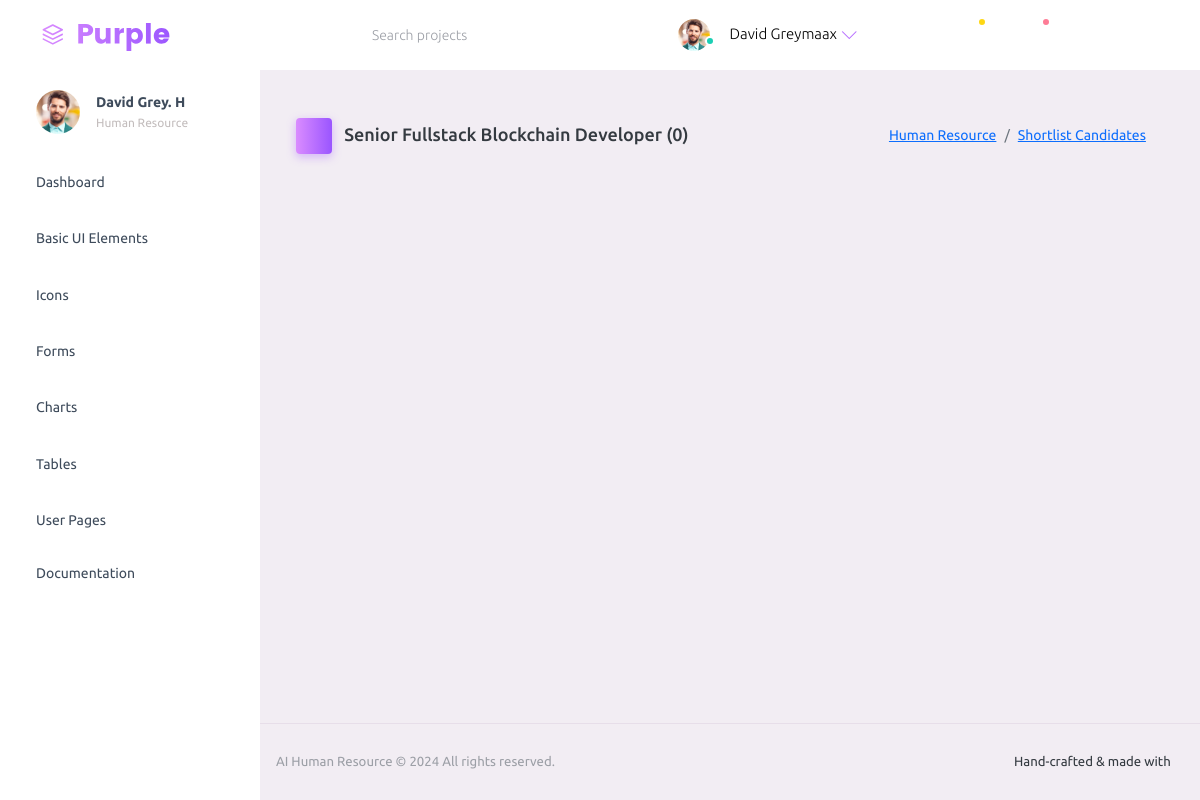
/shortlist/1/, run on an earlier commit of the app's database.
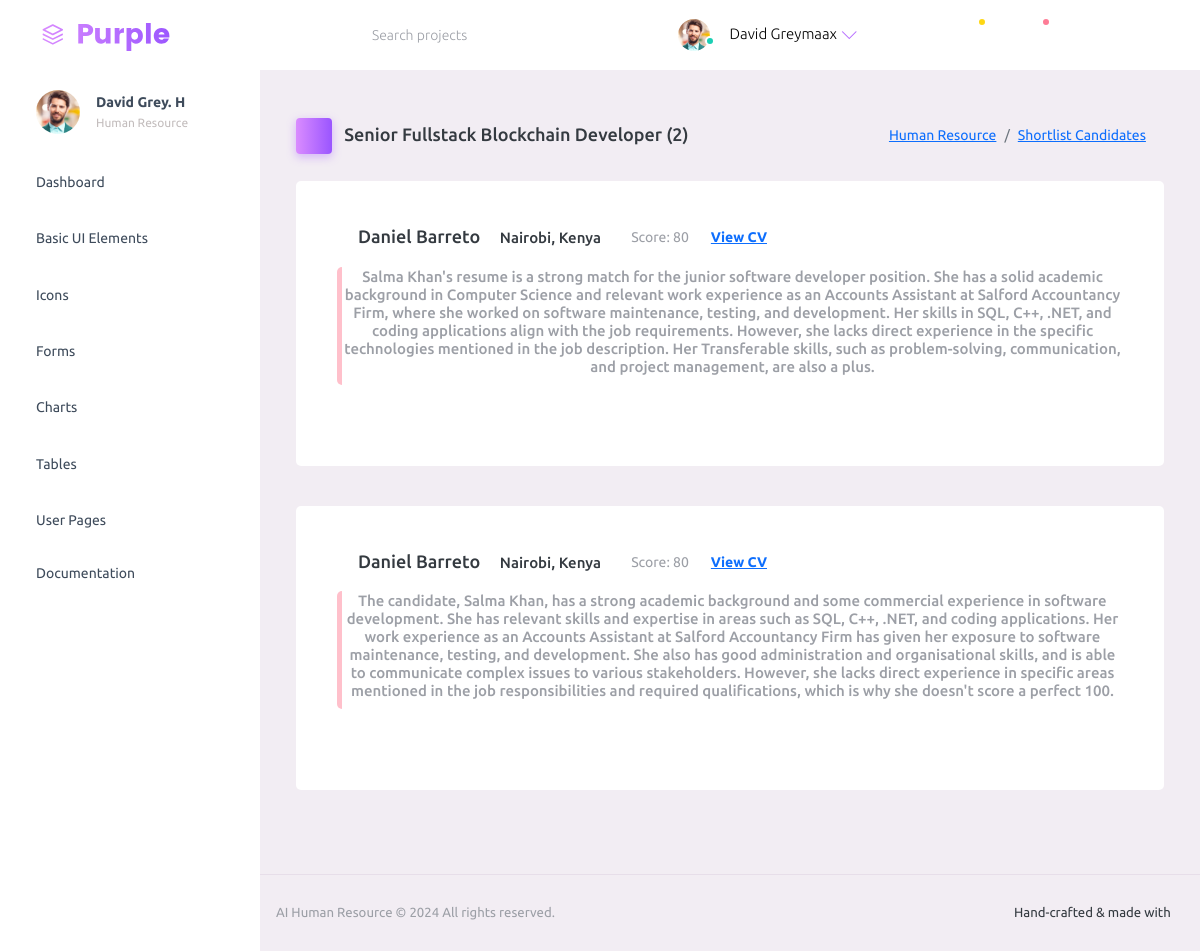
And on a later commit of the database.
### HumanResource/models.py (models this page shows, shortened)
class Job(models.Model):
    job_title = models.CharField(max_length=100, null=False)
    department = models.CharField(max_length=50, choices=departments)
    salary = models.IntegerField()
    location = models.CharField(max_length=100, choices=locations)
    introduction = models.CharField(max_length=220)
    brief_posting_description = models.CharField(max_length=400)
    responsabilities = models.CharField(max_length=3000)
    qualifications = models.CharField(max_length=1500)
    is_active = models.BooleanField(default=True)
    date_posted = models.DateField(auto_now_add=True)

class ShortList(models.Model):
    applicant = models.ForeignKey(Applicant, on_delete=models.CASCADE, related_name='shortlisted_jobs')
    job = models.ForeignKey(Job, on_delete=models.CASCADE, related_name='shortlist')
    score = models.IntegerField()
    summary = models.CharField(max_length=1000)

class Applicant(models.Model):
    first_name = models.CharField(max_length=100)
    last_name = models.CharField(max_length=100)
    gender = models.CharField(max_length=20, choices=genders)
    email = models.EmailField()
    location = models.CharField(max_length=100, choices=locations)
    cv = models.FileField(upload_to='cvs/', validators=[validate_pdf])
    job = models.ForeignKey(Job, on_delete=models.CASCADE, related_name='applicants')

### HumanResource/views.py (the view)
# urls.py: path('shortlist/<int:job_id>/', views.shortlist, name='shortlist'),
def shortlist(request, job_id):
    job = Job.objects.get(id=job_id)
    short_list = job.shortlist.all().order_by('-score')
    shortlisted = short_list.count()
    return render(request, 'app/shortlist.html', locals())

### HumanResource/templates/app/shortlist.html (shortened to what this page needs)
{% extends 'app/index.html' %}
{% load static %}
{% block body %}
<div class="page-header">
    <h3 class="page-title">
      <span class="page-title-icon bg-gradient-primary text-white me-2">
        <i class="mdi mdi-list-status"></i>
      </span> {{ job.job_title}} ({{ shortlisted }})
    </h3>
    <nav aria-label="breadcrumb">
      <ol class="breadcrumb">
        <li class="breadcrumb-item"><a href="/">Human Resource</a></li>
        <li class="breadcrumb-item"><a href="{% url 'shortlist-candidates' job.id %}">Shortlist Candidates</a></li>
      </ol>
    </nav>
</div>
{% if short_list %}
{% for applicant in short_list %}
<div class="row">
    <div class="col-12 grid-margin">
      <div class="card">
        <div class="card-body">
            <div class="row">
                <div class="d-flex flex-row">
                    <h4 class="card-title"><i class="mdi mdi-check-all text-success" style="font-size: 23px;"></i>
                       {{ applicant.applicant.first_name }} {{ applicant.applicant.last_name}}</h4>
                    <h6 style="margin: 8px;"><i class="mdi mdi-map-marker-outline"></i>{{ applicant.applicant.location }}</h6>
                    <small class="text-muted" style="margin: 8px;"><i class="mdi mdi-scale-balance"></i> Score: {{ applicant.score }}</small>
                    <a href="{{ applicant.applicant.cv.url }}" class="btn btn-link btn-sm"> View CV</a>
                </div>
            </div>
            <div class="row">
              <div class="col-md-12 stretch-card grid-margin">
                <a class="btn" style="padding: 0px !important;" href="#">
                <div class="card"  style="border-left: 5px solid pink; margin-top: 4px;">
                  <div class="card-body" style="padding: 1px;">
                    <h6 class="text-muted">{{ applicant.summary }}</h6>
                  </div>
                </div>
              </a>
              </div>
            </div>
        </div>
      </div>
    </div>
</div>
{% endfor %}
{% endif %}
{% endblock %}

### HumanResource/templates/app/index.html (shortened to what this page needs)
<!DOCTYPE html>
{% load static %}
<html lang="en">
  <head>
    <link rel="stylesheet" href="{% static 'assets/vendors/mdi/css/materialdesignicons.min.css' %}">
    <link rel="stylesheet" href="{% static 'assets/vendors/ti-icons/css/themify-icons.css' %}">
    <link rel="stylesheet" href="{% static 'assets/vendors/css/vendor.bundle.base.css' %}">
    <link rel="stylesheet" href="{% static 'assets/vendors/font-awesome/css/font-awesome.min.css' %}">
    <link rel="stylesheet" href="{% static 'assets/vendors/font-awesome/css/font-awesome.min.css' %}"/>
    <link rel="stylesheet" href="{% static 'assets/vendors/bootstrap-datepicker/bootstrap-datepicker.min.css' %}">
    <link rel="stylesheet" href="{% static 'assets/vendors/select2/select2.min.css' %}">
    <link rel="stylesheet" href="{% static 'assets/vendors/select2-bootstrap-theme/select2-bootstrap.min.css' %}">
    <link rel="stylesheet" href="{% static 'assets/css/style.css' %}">
  </head>
  <body>
    <div class="container-scroller">
       {% include 'partials/_navbar.html' %}
      <div class="container-fluid page-body-wrapper">
         {% include 'partials/_sidebar.html' %}
        <div class="main-panel">
          <div class="content-wrapper">
            {% block body %}
            {% endblock %}
          </div>
          {% include 'partials/_footer.html' %}
        </div>
      </div>
    </div>
  </body>
</html>

### HumanResource/templates/partials/_navbar.html (shortened to what this page needs)
{% load static %}
<nav class="navbar default-layout-navbar col-lg-12 col-12 p-0 fixed-top d-flex flex-row">
    <div class="text-center navbar-brand-wrapper d-flex align-items-center justify-content-start">
      <a class="navbar-brand brand-logo" href="#"><img src="{% static 'assets/images/logo.svg' %}" alt="logo" /></a>
    </div>
    <div class="navbar-menu-wrapper d-flex align-items-stretch">
      <button class="navbar-toggler navbar-toggler align-self-center" type="button" data-toggle="minimize">
        <span class="mdi mdi-menu"></span>
      </button>
      <div class="search-field d-none d-md-block">
        <form class="d-flex align-items-center h-100" action="#">
          <div class="input-group">
            <div class="input-group-prepend bg-transparent">
              <i class="input-group-text border-0 mdi mdi-magnify"></i>
            </div>
            <input type="text" class="form-control bg-transparent border-0" placeholder="Search projects">
          </div>
        </form>
      </div>
      <ul class="navbar-nav navbar-nav-right">
        <li class="nav-item nav-profile dropdown">
          <a class="nav-link dropdown-toggle" id="profileDropdown" href="#" data-bs-toggle="dropdown" aria-expanded="false">
            <div class="nav-profile-img">
              <img src="{% static 'assets/images/faces/face1.jpg' %}" alt="image">
              <span class="availability-status online"></span>
            </div>
            <div class="nav-profile-text">
              <p class="mb-1 text-black">David Greymaax</p>
            </div>
          </a>
        </li>
        <li class="nav-item d-none d-lg-block full-screen-link">
          <a class="nav-link">
            <i class="mdi mdi-fullscreen" id="fullscreen-button"></i>
          </a>
        </li>
        <li class="nav-item dropdown">
          <a class="nav-link count-indicator dropdown-toggle" id="messageDropdown" href="#" data-bs-toggle="dropdown" aria-expanded="false">
            <i class="mdi mdi-email-outline"></i>
            <span class="count-symbol bg-warning"></span>
          </a>
        </li>
        <li class="nav-item dropdown">
          <a class="nav-link count-indicator dropdown-toggle" id="notificationDropdown" href="#" data-bs-toggle="dropdown">
            <i class="mdi mdi-bell-outline"></i>
            <span class="count-symbol bg-danger"></span>
          </a>
        </li>
        <li class="nav-item nav-logout d-none d-lg-block">
          <a class="nav-link" href="#">
            <i class="mdi mdi-power"></i>
          </a>
        </li>
        <li class="nav-item nav-settings d-none d-lg-block">
          <a class="nav-link" href="#">
            <i class="mdi mdi-format-line-spacing"></i>
          </a>
        </li>
      </ul>
    </div>
  </nav>

### HumanResource/templates/partials/_sidebar.html (shortened to what this page needs)
{% load static %}
<nav class="sidebar sidebar-offcanvas" id="sidebar">
    <ul class="nav">
      <li class="nav-item nav-profile">
        <a href="#" class="nav-link">
          <div class="nav-profile-image">
            <img src="{% static 'assets/images/faces/face1.jpg' %}" alt="profile" />
          </div>
          <div class="nav-profile-text d-flex flex-column">
            <span class="font-weight-bold mb-2">David Grey. H</span>
            <span class="text-secondary text-small">Human Resource</span>
          </div>
          <i class="mdi mdi-bookmark-check text-success nav-profile-badge"></i>
        </a>
      </li>
      <li class="nav-item">
        <a class="nav-link" href="#">
          <span class="menu-title">Dashboard</span>
          <i class="mdi mdi-home menu-icon"></i>
        </a>
      </li>
      <li class="nav-item">
        <a class="nav-link" data-bs-toggle="collapse" href="#ui-basic" aria-expanded="false" aria-controls="ui-basic">
          <span class="menu-title">Basic UI Elements</span>
          <i class="menu-arrow"></i>
          <i class="mdi mdi-crosshairs-gps menu-icon"></i>
        </a>
      </li>
      <li class="nav-item">
        <a class="nav-link" data-bs-toggle="collapse" href="#icons" aria-expanded="false" aria-controls="icons">
          <span class="menu-title">Icons</span>
          <i class="mdi mdi-contacts menu-icon"></i>
        </a>
      </li>
      <li class="nav-item">
        <a class="nav-link" data-bs-toggle="collapse" href="#forms" aria-expanded="false" aria-controls="forms">
          <span class="menu-title">Forms</span>
          <i class="mdi mdi-format-list-bulleted menu-icon"></i>
        </a>
      </li>
      <li class="nav-item">
        <a class="nav-link" data-bs-toggle="collapse" href="#charts" aria-expanded="false" aria-controls="charts">
          <span class="menu-title">Charts</span>
          <i class="mdi mdi-chart-bar menu-icon"></i>
        </a>
      </li>
      <li class="nav-item">
        <a class="nav-link" data-bs-toggle="collapse" href="#tables" aria-expanded="false" aria-controls="tables">
          <span class="menu-title">Tables</span>
          <i class="mdi mdi-table-large menu-icon"></i>
        </a>
      </li>
      <li class="nav-item">
        <a class="nav-link" data-bs-toggle="collapse" href="#auth" aria-expanded="false" aria-controls="auth">
          <span class="menu-title">User Pages</span>
          <i class="menu-arrow"></i>
          <i class="mdi mdi-lock menu-icon"></i>
        </a>
      </li>
      <li class="nav-item">
        <a class="nav-link" href="#" target="_blank">
          <span class="menu-title">Documentation</span>
        </a>
      </li>
    </ul>
  </nav>

### HumanResource/templates/partials/_footer.html
{% load static %}
<footer class="footer">
  <div class="d-sm-flex justify-content-center justify-content-sm-between">
    <span class="text-muted text-center text-sm-left d-block d-sm-inline-block">AI Human Resource &copy; <script type="text/javascript">document.write(new Date().getFullYear());</script> All rights reserved.</span>
    <span class="float-none float-sm-right d-block mt-1 mt-sm-0 text-center">Hand-crafted & made with <i class="mdi mdi-heart text-danger"></i></span>
  </div>
</footer>

What changed in the data, as far as the page shows it:
added ShortList: applicant.first_name "Daniel", applicant.last_name "Barreto", applicant.location "Nairobi, Kenya", score "80", summary "Salma Khan's resume is a strong match for the junior software developer position. She has a solid academic background in Computer Science and relevant work experience as an Accounts Assistant at Salford Accountancy Firm, where she worked on software maintenance, testing, and development. Her skills in SQL, C++, .NET, and coding applications align with the job requirements. However, she lacks direct experience in the specific technologies mentioned in the job description. Her Transferable skills, such as problem-solving, communication, and project management, are also a plus."
added ShortList: applicant.first_name "Daniel", applicant.last_name "Barreto", applicant.location "Nairobi, Kenya", score "80", summary "The candidate, Salma Khan, has a strong academic background and some commercial experience in software development. She has relevant skills and expertise in areas such as SQL, C++, .NET, and coding applications. Her work experience as an Accounts Assistant at Salford Accountancy Firm has given her exposure to software maintenance, testing, and development. She also has good administration and organisational skills, and is able to communicate complex issues to various stakeholders. However, she lacks direct experience in specific areas mentioned in the job responsibilities and required qualifications, which is why she doesn't score a perfect 100."
Also different on the page:
{{ shortlisted }}: "0" → "2"
